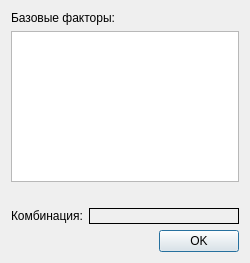
<?xml version="1.0" encoding="UTF-8"?>
<ui version="4.0">
 <class>FactorSettingsDialog</class>
 <widget class="QDialog" name="FactorSettingsDialog">
  <property name="geometry">
   <rect>
    <x>0</x>
    <y>0</y>
    <width>241</width>
    <height>263</height>
   </rect>
  </property>
  <property name="windowTitle">
   <string>Выберите комбинацию для базовых факторов</string>
  </property>
  <layout class="QVBoxLayout" name="verticalLayout">
   <item>
    <widget class="QLabel" name="label">
     <property name="text">
      <string>Базовые факторы:</string>
     </property>
    </widget>
   </item>
   <item>
    <widget class="QListWidget" name="listWidget">
     <property name="selectionMode">
      <enum>QAbstractItemView::MultiSelection</enum>
     </property>
    </widget>
   </item>
   <item>
    <widget class="QLabel" name="labelErrors">
     <property name="palette">
      <palette>
       <active>
        <colorrole role="WindowText">
         <brush brushstyle="SolidPattern">
          <color alpha="255">
           <red>255</red>
           <green>0</green>
           <blue>0</blue>
          </color>
         </brush>
        </colorrole>
       </active>
       <inactive>
        <colorrole role="WindowText">
         <brush brushstyle="SolidPattern">
          <color alpha="255">
           <red>255</red>
           <green>0</green>
           <blue>0</blue>
          </color>
         </brush>
        </colorrole>
       </inactive>
       <disabled>
        <colorrole role="WindowText">
         <brush brushstyle="SolidPattern">
          <color alpha="255">
           <red>120</red>
           <green>120</green>
           <blue>120</blue>
          </color>
         </brush>
        </colorrole>
       </disabled>
      </palette>
     </property>
     <property name="text">
      <string/>
     </property>
    </widget>
   </item>
   <item>
    <layout class="QHBoxLayout" name="horizontalLayout">
     <item>
      <widget class="QLabel" name="o">
       <property name="text">
        <string>Комбинация:</string>
       </property>
      </widget>
     </item>
     <item>
      <widget class="QLabel" name="resultSetLabel">
       <property name="minimumSize">
        <size>
         <width>150</width>
         <height>0</height>
        </size>
       </property>
       <property name="frameShape">
        <enum>QFrame::Box</enum>
       </property>
       <property name="text">
        <string/>
       </property>
      </widget>
     </item>
    </layout>
   </item>
   <item>
    <layout class="QHBoxLayout" name="horizontalLayout_2">
     <item>
      <spacer name="horizontalSpacer">
       <property name="orientation">
        <enum>Qt::Horizontal</enum>
       </property>
       <property name="sizeHint" stdset="0">
        <size>
         <width>40</width>
         <height>20</height>
        </size>
       </property>
      </spacer>
     </item>
     <item>
      <widget class="QPushButton" name="pushButtonOK">
       <property name="text">
        <string>OK</string>
       </property>
      </widget>
     </item>
    </layout>
   </item>
  </layout>
 </widget>
 <resources/>
 <connections/>
</ui>
